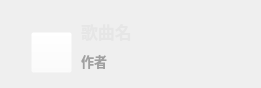
   <widget class="QWidget" name="layoutWidget">
    <property name="geometry">
     <rect>
      <x>20</x>
      <y>650</y>
      <width>261</width>
      <height>88</height>
     </rect>
    </property>
    <layout class="QHBoxLayout" name="horizontalLayout_4">
     <item>
      <widget class="QWidget" name="widget" native="true">
       <property name="minimumSize">
        <size>
         <width>64</width>
         <height>64</height>
        </size>
       </property>
       <property name="maximumSize">
        <size>
         <width>64</width>
         <height>64</height>
        </size>
       </property>
       <property name="styleSheet">
        <string notr="true">background-color: rgba(255, 255, 255, 0);</string>
       </property>
       <widget class="mylable2" name="label_19">
        <property name="geometry">
         <rect>
          <x>0</x>
          <y>0</y>
          <width>64</width>
          <height>64</height>
         </rect>
        </property>
        <property name="minimumSize">
         <size>
          <width>64</width>
          <height>64</height>
         </size>
        </property>
        <property name="maximumSize">
         <size>
          <width>64</width>
          <height>64</height>
         </size>
        </property>
        <property name="styleSheet">
         <string notr="true">border-color: rgba(255, 255, 255, 0);</string>
        </property>
        <property name="text">
         <string/>
        </property>
       </widget>
       <widget class="QPushButton" name="pushButton_24">
        <property name="geometry">
         <rect>
          <x>20</x>
          <y>20</y>
          <width>41</width>
          <height>41</height>
         </rect>
        </property>
        <property name="cursor">
         <cursorShape>PointingHandCursor</cursorShape>
        </property>
        <property name="styleSheet">
         <string notr="true">background-color: rgba(255, 255, 255, 0);</string>
        </property>
        <property name="text">
         <string/>
        </property>
       </widget>
      </widget>
     </item>
     <item>
      <layout class="QVBoxLayout" name="verticalLayout_2">
       <item>
        <widget class="QLabel" name="label_3">
         <property name="minimumSize">
          <size>
           <width>0</width>
           <height>22</height>
          </size>
         </property>
         <property name="maximumSize">
          <size>
           <width>16777215</width>
           <height>16</height>
          </size>
         </property>
         <property name="font">
          <font>
           <family>微软雅黑</family>
           <pointsize>13</pointsize>
           <weight>75</weight>
           <bold>true</bold>
          </font>
         </property>
         <property name="styleSheet">
          <string notr="true">color: rgb(230, 230, 230);
background-color: rgba(0, 0, 0, 0);</string>
         </property>
         <property name="text">
          <string>歌曲名</string>
         </property>
        </widget>
       </item>
       <item>
        <widget class="QLabel" name="label_8">
         <property name="minimumSize">
          <size>
           <width>0</width>
           <height>18</height>
          </size>
         </property>
         <property name="maximumSize">
          <size>
           <width>16777215</width>
           <height>16</height>
          </size>
         </property>
         <property name="font">
          <font>
           <family>微软雅黑</family>
           <pointsize>10</pointsize>
           <weight>75</weight>
           <bold>true</bold>
          </font>
         </property>
         <property name="styleSheet">
          <string notr="true">color: rgb(160, 160, 160);
background-color: rgba(0, 0, 0, 0);</string>
         </property>
         <property name="text">
          <string>作者</string>
         </property>
        </widget>
       </item>
      </layout>
     </item>
    </layout>
   </widget>
